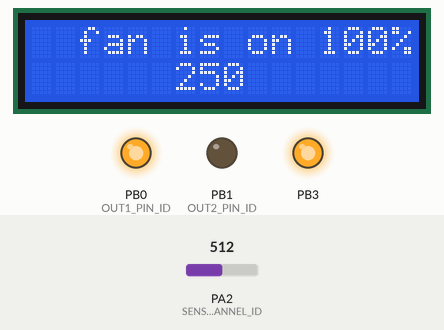
The program below on a simulated ATmega32, built with avr-gcc and emulated at 1 MHz. Parts: 16×2 character LCD, output pins drawn as LEDs (lit = HIGH). Wiring (inferred from the names in the program): character LCD (HD44780): RS PD0; E PD2; data PC0, PC1, PC2, PC3, PC4, PC5, PC6, PC7. The test bench sets the inputs (shaded band); at power-on: PA2 (SENSOR_CHANNEL_ID) = 512. Pins used as bus, display or sensor lines are not drawn.

Above: at 1.2 s.
1.3 s: PA2 (SENSOR_CHANNEL_ID) set to 203
At 2.5 s:
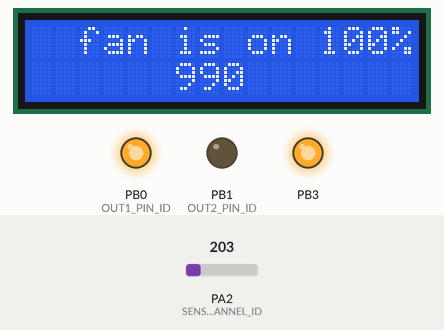
2.8 s: PA2 (SENSOR_CHANNEL_ID) set to 170
At 4.1 s:
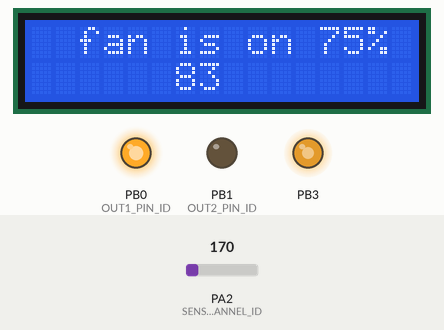
4.4 s: PA2 (SENSOR_CHANNEL_ID) set to 136
At 5.2 s:
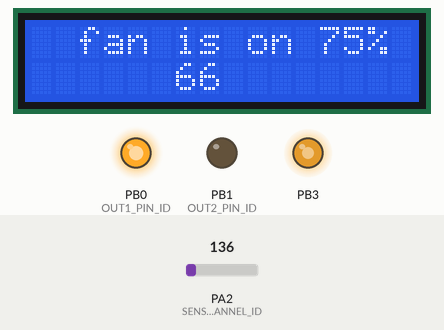
5.9 s: PA2 (SENSOR_CHANNEL_ID) set to 111
At 6.8 s:
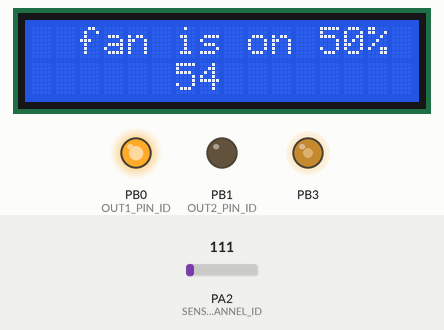
7.5 s: PA2 (SENSOR_CHANNEL_ID) set to 67
At 8.1 s:
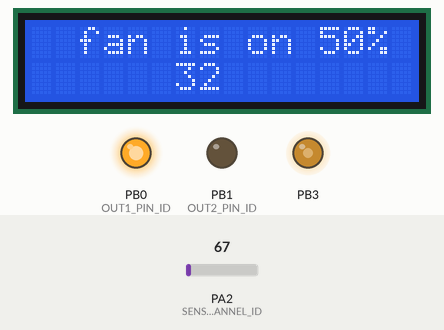
9.0 s: PA2 (SENSOR_CHANNEL_ID) set to 56
At 10.3 s:
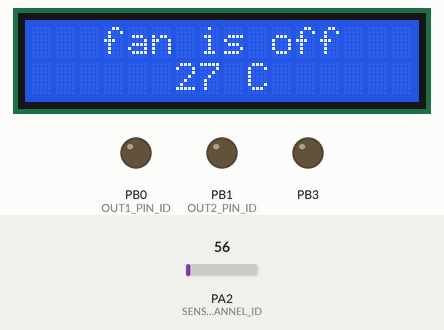
Timing chart, 0 to 11.6 s (numbered marks = the images above; inputs shaded):
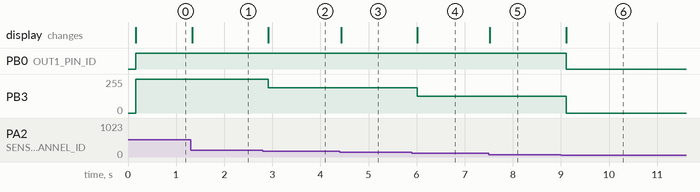

Measured:
- the behaviour switches between 185 and 184 on PA2 (SENSOR_CHANNEL_ID) (found by bisection; images 1 and 2)
- the behaviour switches between 123 and 122 on PA2 (SENSOR_CHANNEL_ID) (found by bisection; images 3 and 4)
- the behaviour switches between 62 and 61 on PA2 (SENSOR_CHANNEL_ID) (found by bisection; images 5 and 6)
- after the input at 1.3 s, the display: changes at once (image 1)
- after the input at 2.8 s, PB3: 255/255 → 191/255 after 0.11 s; the display: changes after 0.11 s (image 2)
- after the input at 4.4 s, the display: changes at once (image 3)
- after the input at 5.9 s, PB3: 191/255 → 127/255 after 0.12 s; the display: changes after 0.12 s (image 4)
- after the input at 7.5 s, the display: changes at once (image 5)
- after the input at 9.0 s, PB0 (OUT1_PIN_ID): HIGH → LOW after 0.11 s; PB3: 127/255 → 0/255 after 0.11 s; the display: changes after 0.11 s (image 6)

The program:

main.c
```c
#include "lm35_sensor.h"
#include "lcd.h"
#include "adc.h"
#include "dc_motor.h"
#include "pwm.h"

typedef enum {
	stoped=0,precent25=25,precent50=50,precent75=75,precent100=100,nothing=-1
}motorState;
int main(){
	/*declaring needed variables*/
	uint8 currentTemp;
	motorState lastState=nothing,currentState=nothing;
	/*
	 * initialize ADC at frequency equal to 1/8 of CPU frequency and
	 * with internal V reference
	 */
	{
		ADC_ConfigType adc_config;
		adc_config.ref_volt=FCPUOver_8;
		adc_config.ref_volt=AVCC;
		ADC_init(&adc_config);
	}
	/*initializing LCD*/
	LCD_init();
	/*initializing PWM*/
	PWM_init();
	/*initializing DC MOTOR*/
	DcMotor_init();
	while(1){
		currentTemp = LM35_getTemperature();
		if(currentTemp<30){
			currentState=stoped;
			if(currentState!=lastState)
			{
				LCD_clearScreen();
				LCD_moveCursor(0, 3);
				LCD_displayString("fan is off");
			}
			LCD_moveCursor(1, 6);
			LCD_intgerToString(currentTemp);
			LCD_displayString(" C");
			DcMotor_Rotate(stoped, 0);
			lastState=currentState;
		}else if(currentTemp<50){
			currentState=precent50;
			if(currentState!=lastState)
			{
				LCD_clearScreen();
				LCD_moveCursor(0, 2 );
				LCD_displayString("fan is on 25%");
			}
			LCD_moveCursor(1, 6);
			LCD_intgerToString(currentTemp);
			DcMotor_Rotate(clockwise,precent50);
			lastState=currentState;
		} else if(currentTemp<60){
			currentState=precent50;
			if(currentState!=lastState)
			{
				LCD_clearScreen();
				LCD_moveCursor(0, 2 );
				LCD_displayString("fan is on 50%");
			}
			LCD_moveCursor(1, 6);
			LCD_intgerToString(currentTemp);
			DcMotor_Rotate(clockwise,precent50);
			lastState=currentState;
		} else if(currentTemp<90){
			currentState=precent75;
			if(currentState!=lastState)
			{
				LCD_clearScreen();
				LCD_moveCursor(0, 2 );
				LCD_displayString("fan is on 75%");
			}
			LCD_moveCursor(1, 6);
			LCD_intgerToString(currentTemp);
			DcMotor_Rotate(clockwise,precent75);
			lastState=currentState;
		} else {
			currentState=precent100;
			if(currentState!=lastState)
			{
				LCD_clearScreen();
				LCD_moveCursor(0, 2 );
				LCD_displayString("fan is on 100%");
			}
			LCD_moveCursor(1, 6);
			LCD_intgerToString(currentTemp);
			DcMotor_Rotate(clockwise,precent100);
			lastState=currentState;
		}
	}
}
```

adc.c
```c
/******************************************************************************
 *
 * Module: ADC
 *
 * File Name: adc.c
 *
 * Description: Source file for the ATmega16 ADC driver
 *
 * Author: Mohamed Tarek
 *
 *******************************************************************************/

#include "avr/io.h" /* To use the ADC Registers */
#include "adc.h"
#include "common_macros.h" /* To use the macros like SET_BIT */

/*******************************************************************************
 *                      Functions Definitions                                  *
 *******************************************************************************/

void ADC_init(ADC_ConfigType *ADC_config)
{
	/* ADMUX Register Bits Description:
	 * REFS1:0 = 00 to choose to connect external reference voltage by input this voltage through AREF pin
	 * ADLAR   = 0 right adjusted
	 * MUX4:0  = 00000 to choose channel 0 as initialization
	 */
	ADMUX = (ADC_config->ref_volt)<<6;

	/* ADCSRA Register Bits Description:
	 * ADEN    = 1 Enable ADC
	 * ADIE    = 0 Disable ADC Interrupt
	 * ADATE   = 0 Disable Auto Trigger
	 * ADPS2:0 = 011 to choose ADC_Clock = F_CPU/8 = 1Mhz/8 = 125Khz --> ADC must operate in range 50-200Khz
	 */
	ADCSRA = (1<<ADEN) | (1<<ADPS1) | (ADC_config->prescaler);
}

uint16 ADC_readChannel(uint8 channel_num)
{
	channel_num &= 0x07; /* Input channel number must be from 0 --> 7 */
	ADMUX &= 0xE0; /* Clear first 5 bits in the ADMUX (channel number MUX4:0 bits) before set the required channel */
	ADMUX = ADMUX | channel_num; /* Choose the correct channel by setting the channel number in MUX4:0 bits */
	SET_BIT(ADCSRA,ADSC); /* Start conversion write '1' to ADSC */
	while(BIT_IS_CLEAR(ADCSRA,ADIF)); /* Wait for conversion to complete, ADIF becomes '1' */
	SET_BIT(ADCSRA,ADIF); /* Clear ADIF by write '1' to it :) */
	return ADC; /* Read the digital value from the data register */
}
```

adc.h
```c
/******************************************************************************
 *
 * Module: ADC
 *
 * File Name: adc.h
 *
 * Description: header file for the ATmega16 ADC driver
 *
 * Author: Mohamed Tarek
 *
 *******************************************************************************/

#ifndef ADC_H_
#define ADC_H_

#include "std_types.h"

/*******************************************************************************
 *                                Definitions                                  *
 *******************************************************************************/
#define ADC_MAXIMUM_VALUE    1023
#define ADC_REF_VOLT_VALUE   5


							/*type definitions*/

typedef enum  {
	AREF,AVCC,Reversed,Internal
}ADC_ReferenceVolatge;


typedef enum {FCPUOver_2,FCPUOver_4=3,FCPUOver_8,FCPUOver_16,FCPUOver_32,FCPUOver64,FCPU_128
}ADC_Prescaler;


typedef struct {
	ADC_ReferenceVolatge ref_volt;
	ADC_Prescaler prescaler;
}ADC_ConfigType;


/*******************************************************************************
 *                      Functions Prototypes                                   *
 *******************************************************************************/

/*
 * Description :
 * Function responsible for initialize the ADC driver.
 */
void ADC_init(ADC_ConfigType* ADC_config);

/*
 * Description :
 * Function responsible for read analog data from a certain ADC channel
 * and convert it to digital using the ADC driver.
 */
uint16 ADC_readChannel(uint8 channel_num);

#endif /* ADC_H_ */
```

dc_motor.c
```c
#include "dc_motor.h"
#include "avr/io.h"
#include "gpio.h"
#include "pwm.h"
void DcMotor_init(){
	/*setting the control pins of the motor to output*/
	GPIO_setupPinDirection(OUT1_PORT_ID,OUT1_PIN_ID,PIN_OUTPUT);
	GPIO_setupPinDirection(OUT2_PORT_ID,OUT2_PIN_ID,PIN_OUTPUT);
	/*turning off the motor at the beginning */
	GPIO_writePin(OUT1_PORT_ID, OUT1_PIN_ID, 0);
	GPIO_writePin(OUT2_PORT_ID, OUT2_PIN_ID, 0);
}
void DcMotor_Rotate(DcMotorState state,uint8 speed){
	/*setting motor direction as required*/
	GPIO_writePin(OUT1_PORT_ID, OUT1_PIN_ID, BIT_IS_SET(state,0));
	GPIO_writePin(OUT2_PORT_ID, OUT2_PIN_ID, BIT_IS_SET(state,1));
	/*setting duty cycle*/
	if(speed>=0&&speed<=100) /*checking that the value is a percentage*/
	{
		PWM_setDutyCycle((uint8)(((float)speed*255)/100));
	}

}
```

dc_motor.h
```c
 /******************************************************************************
 *
 * Module: DC MOTOR
 *
 * File Name: dc_motor.h
 *
 * Description: Header file for the DC motor driver
 *
 * Author: Youssef Osama
 *
 *******************************************************************************/
#ifndef DC_MOTOR_H_
#define DC_MOTOR_H_
#include "std_types.h"
#include "common_macros.h"
/*******************************************************************************
 *                                Definitions                                  *
 *******************************************************************************/
/*
 * NOTE :: this driver is designed to use pin 1 and 2 in two consecutive pins in one port
 * 			as stop equal bn00 , clockwise equal bn01 , anti-clokwise equal bn10
*/
/*define out 1 pin*/
#define OUT1_PORT_ID PORTB_ID
#define OUT1_PIN_ID PIN0_ID
/*define out 2 pin*/
#define OUT2_PORT_ID PORTB_ID
#define OUT2_PIN_ID PIN1_ID
/*define EN pin*/

/*******************************************************************************
 *                              type   Definitions                              *
 *******************************************************************************/
typedef enum{
	stop,clockwise,Anti_clokewise
}DcMotorState;
/*******************************************************************************
 *                      Functions Prototypes                                   *
 *******************************************************************************/
/*this function will prepare */
void DcMotor_init(void);
void DcMotor_Rotate(DcMotorState,uint8);


#endif /* DC_MOTOR__H_ */
```

lm35_sensor.c
```c
 /******************************************************************************
 *
 * Module: Temperature Sensor
 *
 * File Name: lm35_sensor.h
 *
 * Description: source file for the LM35 Temperature Sensor driver
 *
 * Author: Mohamed Tarek
 *
 *******************************************************************************/
#include "adc.h"
#include "lm35_sensor.h"
/*
 * Description :
 * Function responsible for calculate the temperature from the ADC digital value.
 */
uint8 LM35_getTemperature(void)
{
	uint8 temp_value = 0;

	uint16 adc_value = 0;

	/* Read ADC channel where the temperature sensor is connected */
	adc_value = ADC_readChannel(SENSOR_CHANNEL_ID);

	/* Calculate the temperature from the ADC value*/
	temp_value = (uint8)(((uint32)adc_value*SENSOR_MAX_TEMPERATURE*ADC_REF_VOLT_VALUE)/(ADC_MAXIMUM_VALUE*SENSOR_MAX_VOLT_VALUE));

	return temp_value;
}
```

lm35_sensor.h
```c
 /******************************************************************************
 *
 * Module: Temperature Sensor
 *
 * File Name: lm35_sensor.h
 *
 * Description: header file for the LM35 Temperature Sensor driver
 *
 * Author: Mohamed Tarek
 *
 *******************************************************************************/

#ifndef LM35_SENSOR_H_
#define LM35_SENSOR_H_

#include "std_types.h"

/*******************************************************************************
 *                                Definitions                                  *
 *******************************************************************************/

#define SENSOR_CHANNEL_ID         2
#define SENSOR_MAX_VOLT_VALUE     1.5
#define SENSOR_MAX_TEMPERATURE    150

/*******************************************************************************
 *                      Functions Prototypes                                   *
 *******************************************************************************/

/*
 * Description :
 * Function responsible for calculate the temperature from the ADC digital value.
 */
uint8 LM35_getTemperature(void);

#endif /* LM35_SENSOR_H_ */
```

pwm.c
```c
/******************************************************************************
 *
 * Module: PWM
 *
 * File Name: pwm.v
 *
 * Description: Source file for pulse width modulation
 *
 * Author: Youssef Osama
 *
 *******************************************************************************/
#include "pwm.h"
#include "avr/io.h"
#include "gpio.h"
void PWM_init(void){
	/*setting PWM pin to output*/
	GPIO_setupPinDirection(PORTB_ID, PIN3_ID, PIN_OUTPUT);
	/*
	 * WGM01  WGM00 = 11 to choose fast PWM mode
	 * COM01  COM00 = 10 to choose non-inverting mode
	 * CS02 CS01 CS00 = 010 to choose pre-scaler equal CPU-CLK/8
	 * */
	TCCR0 = (1<<WGM00) | (1<<WGM01) | (1<<COM01) | (1<<CS01);
	/*Setting Timer Initial value*/
	TCNT0 = 0;
	/*setting compare value to zero at the began*/
	OCR0=0;

}
void PWM_setDutyCycle(uint8 duty){
	OCR0  = duty; // Set Compare Value
}
```

pwm.h
```c
 /******************************************************************************
 *
 * Module: PWM
 *
 * File Name: pwm.h
 *
 * Description: Source file for pulse width modulation
 *
 * Author: Youssef Osama
 *
 *******************************************************************************/

#ifndef PWM_H_
#define PWM_H_
#include "common_macros.h"
#include "std_types.h"
void PWM_init();
void PWM_setDutyCycle(uint8);
#endif
```

lcd.h
```c
 /******************************************************************************
 *
 * Module: LCD
 *
 * File Name: lcd.h
 *
 * Description: Header file for the LCD driver
 *
 * Author: Mohamed Tarek
 *
 *******************************************************************************/

#ifndef LCD_H_
#define LCD_H_

#include "std_types.h"

/*******************************************************************************
 *                                Definitions                                  *
 *******************************************************************************/

/* LCD Data bits mode configuration, its value should be 4 or 8*/
#define LCD_DATA_BITS_MODE 8

#if((LCD_DATA_BITS_MODE != 4) && (LCD_DATA_BITS_MODE != 8))

#error "Number of Data bits should be equal to 4 or 8"

#endif

/* LCD HW Ports and Pins Ids */
#define LCD_RS_PORT_ID                 PORTD_ID
#define LCD_RS_PIN_ID                  PIN0_ID

#define LCD_E_PORT_ID                  PORTD_ID
#define LCD_E_PIN_ID                   PIN2_ID

#define LCD_DATA_PORT_ID               PORTC_ID

#if (LCD_DATA_BITS_MODE == 4)

#define LCD_DB4_PIN_ID                 PIN3_ID
#define LCD_DB5_PIN_ID                 PIN4_ID
#define LCD_DB6_PIN_ID                 PIN5_ID
#define LCD_DB7_PIN_ID                 PIN6_ID

#endif

/* LCD Commands */
#define LCD_CLEAR_COMMAND                    0x01
#define LCD_GO_TO_HOME                       0x02
#define LCD_TWO_LINES_EIGHT_BITS_MODE        0x38
#define LCD_TWO_LINES_FOUR_BITS_MODE         0x28
#define LCD_TWO_LINES_FOUR_BITS_MODE_INIT1   0x33
#define LCD_TWO_LINES_FOUR_BITS_MODE_INIT2   0x32
#define LCD_CURSOR_OFF                       0x0C
#define LCD_CURSOR_ON                        0x0E
#define LCD_SET_CURSOR_LOCATION              0x80

/*******************************************************************************
 *                      Functions Prototypes                                   *
 *******************************************************************************/

/*
 * Description :
 * Initialize the LCD:
 * 1. Setup the LCD pins directions by use the GPIO driver.
 * 2. Setup the LCD Data Mode 4-bits or 8-bits.
 */
void LCD_init(void);

/*
 * Description :
 * Send the required command to the screen
 */
void LCD_sendCommand(uint8 command);

/*
 * Description :
 * Display the required character on the screen
 */
void LCD_displayCharacter(uint8 data);

/*
 * Description :
 * Display the required string on the screen
 */
void LCD_displayString(const char *Str);

/*
 * Description :
 * Move the cursor to a specified row and column index on the screen
 */
void LCD_moveCursor(uint8 row,uint8 col);

/*
 * Description :
 * Display the required string in a specified row and column index on the screen
 */
void LCD_displayStringRowColumn(uint8 row,uint8 col,const char *Str);

/*
 * Description :
 * Display the required decimal value on the screen
 */
void LCD_intgerToString(int data);

/*
 * Description :
 * Send the clear screen command
 */
void LCD_clearScreen(void);

#endif /* LCD_H_ */
```

common_macros.h
```c
 /******************************************************************************
 *
 * Module: Common - Macros
 *
 * File Name: Common_Macros.h
 *
 * Description: Commonly used Macros
 *
 * Author: Mohamed Tarek
 *
 *******************************************************************************/

#ifndef COMMON_MACROS
#define COMMON_MACROS

/* Set a certain bit in any register */
#define SET_BIT(REG,BIT) (REG|=(1<<BIT))

/* Clear a certain bit in any register */
#define CLEAR_BIT(REG,BIT) (REG&=(~(1<<BIT)))

/* Toggle a certain bit in any register */
#define TOGGLE_BIT(REG,BIT) (REG^=(1<<BIT))

/* Rotate right the register value with specific number of rotates */
#define ROR(REG,num) ( REG= (REG>>num) | (REG<<(8-num)) )

/* Rotate left the register value with specific number of rotates */
#define ROL(REG,num) ( REG= (REG<<num) | (REG>>(8-num)) )

/* Check if a specific bit is set in any register and return true if yes */
#define BIT_IS_SET(REG,BIT) ( REG & (1<<BIT) )

/* Check if a specific bit is cleared in any register and return true if yes */
#define BIT_IS_CLEAR(REG,BIT) ( !(REG & (1<<BIT)) )

#define GET_BIT(REG,BIT) ( ( REG & (1<<BIT) ) >> BIT )

#endif
```

std_types.h
```c
 /******************************************************************************
 *
 * Module: Common - Platform Types Abstraction
 *
 * File Name: std_types.h
 *
 * Description: types for AVR
 *
 * Author: Mohamed Tarek
 *
 *******************************************************************************/

#ifndef STD_TYPES_H_
#define STD_TYPES_H_

/* Boolean Data Type */
typedef unsigned char boolean;

/* Boolean Values */
#ifndef FALSE
#define FALSE       (0u)
#endif
#ifndef TRUE
#define TRUE        (1u)
#endif

#define LOGIC_HIGH        (1u)
#define LOGIC_LOW         (0u)

#define NULL_PTR    ((void*)0)

typedef unsigned char         uint8;          /*           0 .. 255              */
typedef signed char           sint8;          /*        -128 .. +127             */
typedef unsigned short        uint16;         /*           0 .. 65535            */
typedef signed short          sint16;         /*      -32768 .. +32767           */
typedef unsigned long         uint32;         /*           0 .. 4294967295       */
typedef signed long           sint32;         /* -2147483648 .. +2147483647      */
typedef unsigned long long    uint64;         /*       0 .. 18446744073709551615  */
typedef signed long long      sint64;         /* -9223372036854775808 .. 9223372036854775807 */
typedef float                 float32;
typedef double                float64;

#endif /* STD_TYPE_H_ */
```

Source omitted: lcd.c (7426 bytes), gpio.c (6549 bytes), gpio.h (3638 bytes)
